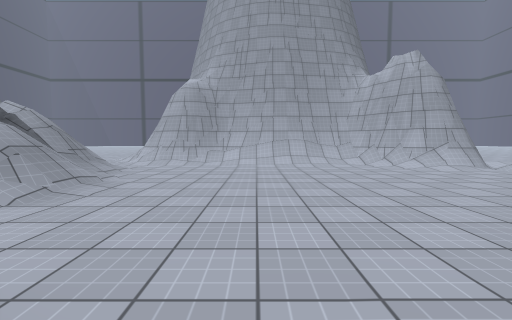
View 1 (above)

24 first-person views from a walk through a Unity game level. The camera is 1.2 m above the floor, tilts 4° down and sees 90° across. The floor is counted in squares, 2 m on a side. Each view is taken from the middle of a square. On the plan, view 1 faces up. The plan holds only what a view shows up to about 9 squares ahead; the rest is blank. The place goes on beyond the plan. The player is left out. Some animated figures are not drawn. Some surface patterns are stand-ins.

View 2
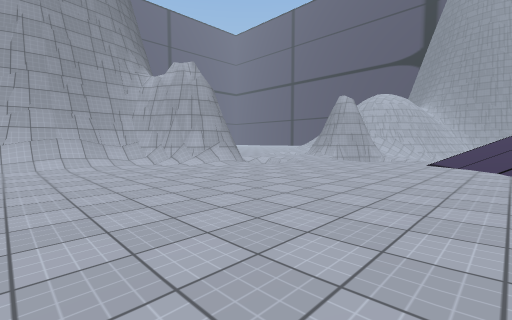

View 3
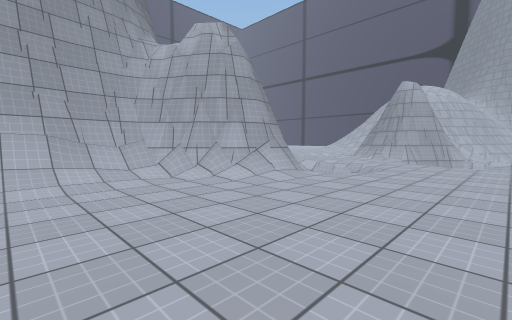

View 4
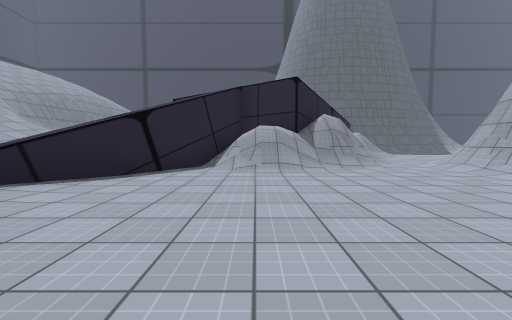

View 5
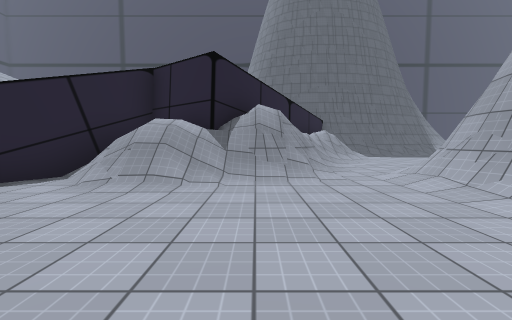

View 6
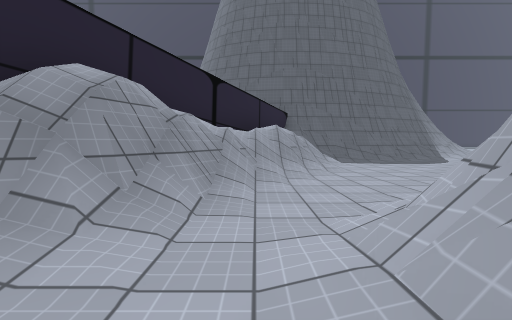

View 7
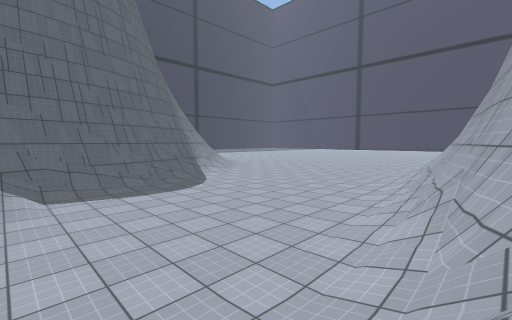

View 8
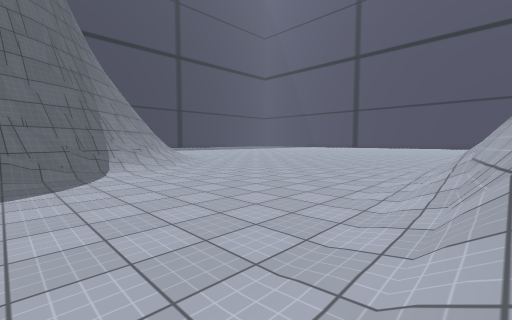

View 9
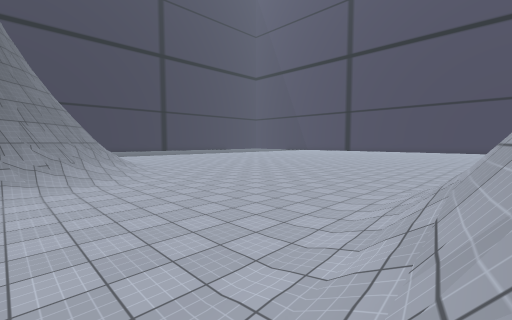

View 10
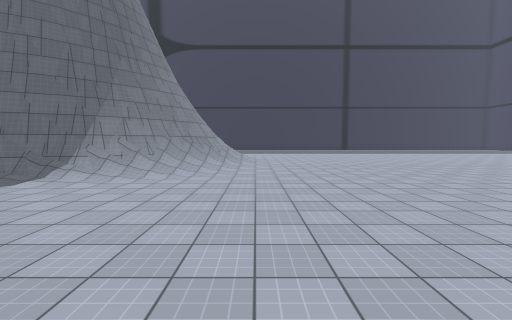

View 11
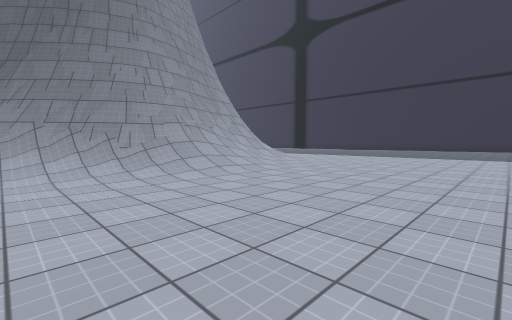

View 12
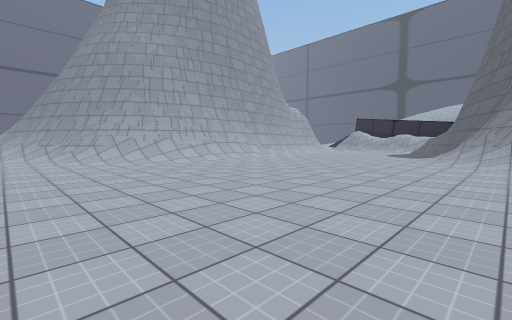

View 13
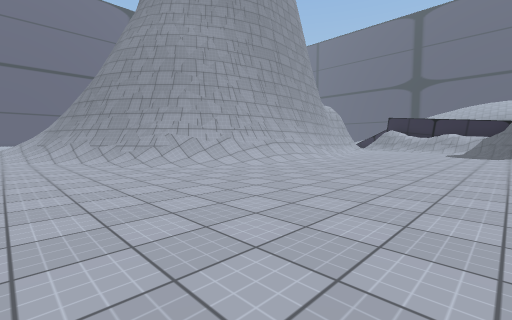

View 14
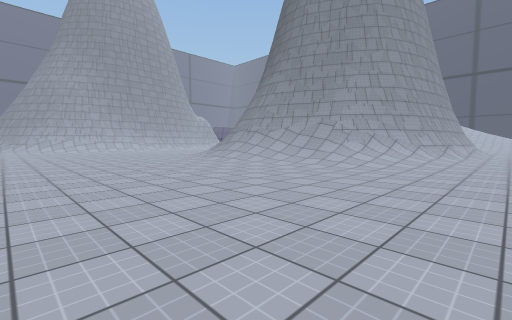

View 15
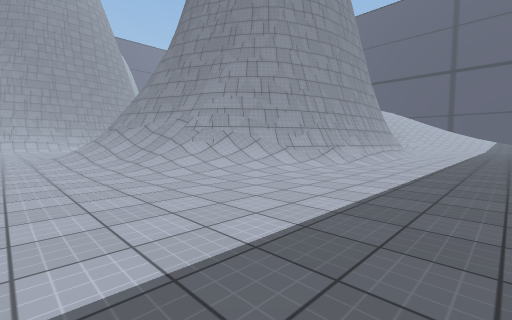

View 16
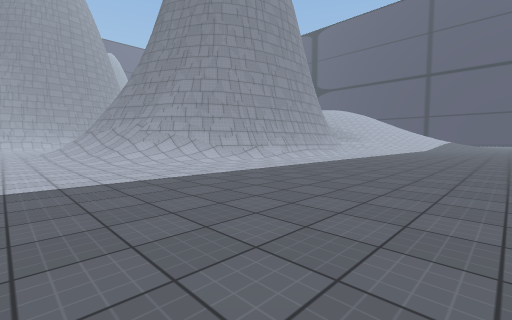

View 17
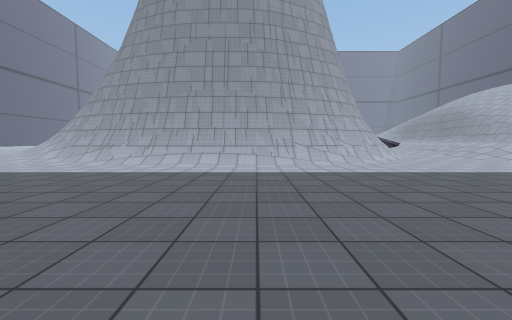

View 18
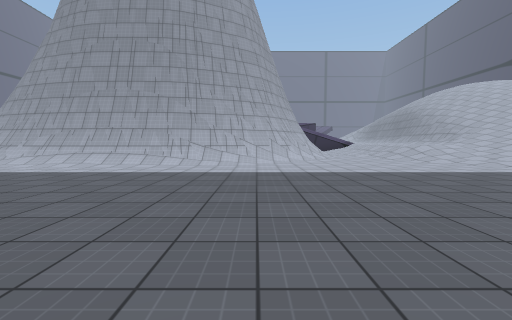

View 19
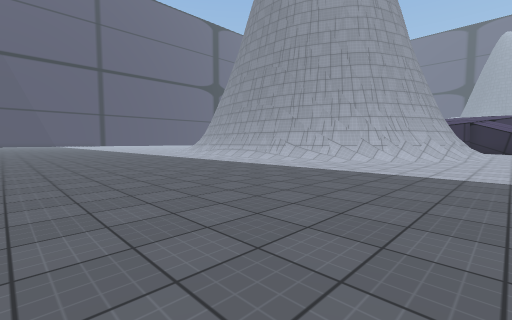

View 20
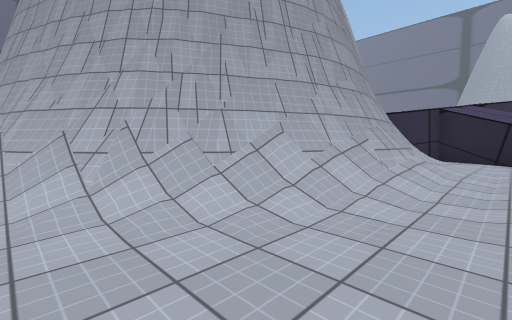

View 21
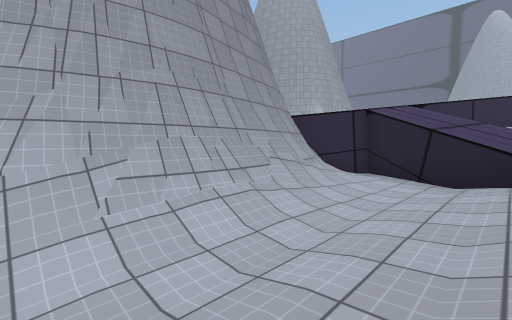

View 22
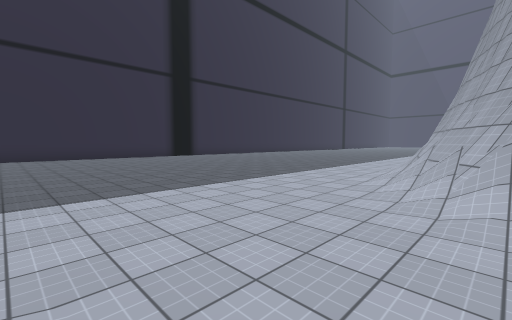

View 23
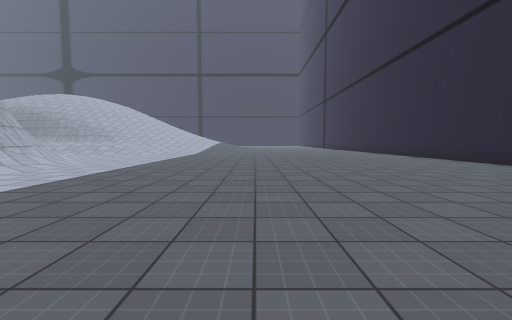

View 24
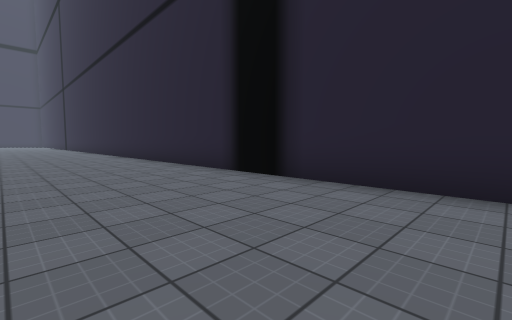

### Floor plan
Key: @ floor where view 1 was taken; # wall or solid block; x gap in a wall; . floor; / step, stairs or slope; = window, fence, low wall or low ledge; v drop or lower ground.
Columns run from 34 left of view 1 to 11 right of it. Each row starts with its distance up from view 1.
 25                    ... ..........///
 24                    .............//==
 23            ...................//####
 22          ..................../=##
 21          ...................//##
 20           ................../##
 19       ....................../#
 18       ..........////......../#
 17       ........////////....../#
 16       .......////###///...../#
 15       .......//#######/...../##
 14       ......//##    ###/...../#
 13      ......./##      ##/...../#
 12      ......./#        ##...../#
 11 #...........##         #/..../#
 10 #...........##         #/..../##
  9 #...........##         #///..//##         ..
  8 #...........##         #/=//../########   /.
  7 #.........../#          x##///././////#####..
  6 #.........../##           ##/==/....../==  ./#
  5 #.........../##            #=##/.........../v#
  4 #............/###   ##=      ##/.........../ v
  3 #............./########      ##/.........../
  2 #..............///////       ##/............
  1  .............../////.    #   //#........./=
  0   ...........// /////     ##   ///@......///

Positions as (right, up) in squares from view 1, and headings:
1: (0, 0), facing up
2: (0, 0), facing up-right
3: (1, 3), facing up-right
4: (3, 3), facing left
5: (1, 5), facing left
6: (-2, 7), facing left
7: (-4, 9), facing up-left
8: (-5, 12), facing up-left
9: (-5, 14), facing up-left
10: (-6, 18), facing left
11: (-13, 22), facing down-left
12: (-13, 24), facing down-right
13: (-11, 25), facing down-right
14: (-23, 23), facing down-right
15: (-25, 19), facing down-right
16: (-28, 19), facing down-right
17: (-29, 8), facing right
18: (-29, 5), facing right
19: (-29, 1), facing up-right
20: (-21, 1), facing up-right
21: (-18, 0), facing up-right
22: (-20, 0), facing up-left
23: (-27, 12), facing down
24: (-30, 11), facing down-left
